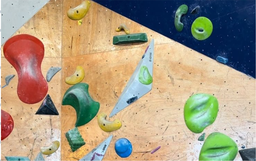
#> input picture input_images/foto_29.png, 256 x 161 px, shrunk from 1100 x 691 before the run, found by its file name
$ python teste4.py   (older library calls are emulated)
#> lines starting #> are read from the running program, lines starting #| are printed output that depends on the picture
import cv2
import numpy as np
import matplotlib.pyplot as plt
import os
from matplotlib.colors import ListedColormap
import glob
import random

# Definindo as funções para processamento de imagens

def criar_filtro_gabor(ksize=31, sigma=4.0, theta=0, lambd=10.0, gamma=0.5, psi=0):
    """
    Cria um filtro de Gabor com os parâmetros especificados.

    Parâmetros:
    - ksize: tamanho do kernel (impar)
    - sigma: desvio padrão do envelope gaussiano
    - theta: orientação do filtro em radianos
    - lambd: comprimento de onda da função senoidal
    - gamma: razão de aspecto do envelope gaussiano
    - psi: deslocamento de fase

    Retorna:
    - Kernel do filtro de Gabor
    """
    kernel = cv2.getGaborKernel(
        (ksize, ksize), sigma, theta, lambd, gamma, psi, ktype=cv2.CV_32F
    )
    # Normaliza o kernel
    kernel /= 1.5 * kernel.sum()
    return kernel

def aplicar_filtros_gabor(imagem, filtros):
    """
    Aplica uma lista de filtros de Gabor à imagem.

    Parâmetros:
    - imagem: imagem em escala de cinza
    - filtros: lista de filtros de Gabor

    Retorna:
    - Lista de respostas dos filtros
    """
    respostas = []

    for kernel in filtros:
        # Aplica o filtro usando convolução
        resposta = cv2.filter2D(imagem, cv2.CV_32F, kernel)
        # Calcula a magnitude da resposta (valor absoluto)
        # resposta = np.abs(resposta)
        respostas.append(resposta)

    return respostas

def criar_banco_filtros():
    """
    Cria um banco de filtros de Gabor com diferentes orientações.

    Retorna:
    - Lista de filtros de Gabor para diferentes orientações
    """
    filtros = []

    # Parâmetros para os filtros de Gabor
    ksize = 31
    sigma = 4.0
    lambd = 10.0
    gamma = 0.5
    psi = 0

    # Filtro Horizontal (0°)
    filtros.append(criar_filtro_gabor(ksize, sigma, theta=0, lambd=lambd, gamma=gamma, psi=psi))

    # Filtro Vertical (90°)
    filtros.append(criar_filtro_gabor(ksize, sigma, theta=np.pi/2, lambd=lambd, gamma=gamma, psi=psi))

    # Filtro Diagonal (45°)
    filtros.append(criar_filtro_gabor(ksize, sigma, theta=np.pi/4, lambd=lambd, gamma=gamma, psi=psi))

    # Filtro Diagonal (135°)
    filtros.append(criar_filtro_gabor(ksize, sigma, theta=3*np.pi/4, lambd=lambd, gamma=gamma, psi=psi))

    # Filtro "Circular" (combinação de filtros com diferentes orientações)
    # Para simular um padrão circular, usamos um filtro com lambda menor
    filtros.append(criar_filtro_gabor(ksize, sigma, theta=0, lambd=lambd/2, gamma=gamma, psi=psi))

    return filtros

def criar_piramide_gaussiana(imagem, niveis=3):
    """
    Cria uma pirâmide gaussiana com o número especificado de níveis.

    Parâmetros:
    - imagem: imagem de entrada
    - niveis: número de níveis da pirâmide

    Retorna:
    - Lista de imagens em diferentes escalas
    """
    piramide = [imagem]

    for i in range(1, niveis):
        # Aplica um filtro gaussiano e reduz a imagem para metade do tamanho
        img_reduzida = cv2.pyrDown(piramide[i-1])
        piramide.append(img_reduzida)

    return piramide

def extrair_caracteristicas_textura(resposta_filtro, tamanho_janela=5):
    """
    Extrai características de textura a partir das respostas dos filtros.

    Parâmetros:
    - resposta_filtro: resposta do filtro
    - tamanho_janela: tamanho da janela para cálculo das estatísticas locais

    Retorna:
    - Imagem com as médias locais
    """
    # Cria o kernel para cálculo da média local
    kernel = np.ones((tamanho_janela, tamanho_janela), np.float32) / (tamanho_janela * tamanho_janela)

    # Calcula a média local usando convolução
    media = cv2.filter2D(resposta_filtro, -1, kernel)

    return media

def processar_imagem(caminho_imagem, visualizar=False):
    """
    Processa uma imagem aplicando filtros de Gabor em múltiplas escalas.

    Parâmetros:
    - caminho_imagem: caminho para a imagem
    - visualizar: se True, exibe as respostas dos filtros

    Retorna:
    - Vetor de características da imagem
    """
#> called with caminho_imagem = 'output_images/foto_29.png', visualizar = True
    # Lê a imagem
    imagem_rgb = cv2.imread(caminho_imagem)
#> imagem_rgb is the input picture: shape (161, 256, 3); mean B, G, R 131.3, 155.3, 168.3
    imagem_rgb = cv2.cvtColor(imagem_rgb, cv2.COLOR_BGR2RGB)

    # Converte para escala de cinza
    imagem_cinza = cv2.cvtColor(imagem_rgb, cv2.COLOR_RGB2GRAY)
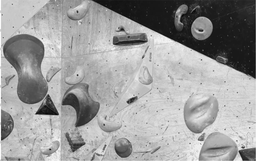
#> imagem_cinza: shape (161, 256); min 5, max 254, mean 156.5

    # Cria a pirâmide gaussiana
    piramide = criar_piramide_gaussiana(imagem_cinza, niveis=3)
#> the loop in criar_piramide_gaussiana, `for i in range(1, niveis):` made 2 passes
#> pass 1, in criar_piramide_gaussiana, `img_reduzida = cv2.pyrDown(piramide[i-1])`:
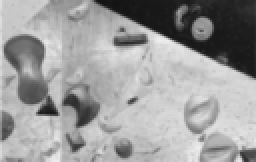
#> img_reduzida: shape (81, 128) (shown 2 times larger); min 19, max 238, mean 156.3
#> after the loop in criar_piramide_gaussiana, `for i in range(1, niveis):`: piramide = 3 items
#> piramide = 3 items

    # Cria o banco de filtros de Gabor
    filtros = criar_banco_filtros()

    # Lista para armazenar todas as características extraídas
    todas_caracteristicas = []

    # Processa cada escala
    for idx_escala, imagem_escala in enumerate(piramide):
        # Aplica os filtros de Gabor
        respostas_filtros = aplicar_filtros_gabor(imagem_escala, filtros)

        # Extrai características de textura
        caracteristicas_escala = []
        for resposta in respostas_filtros:
            # Extrai a média local como característica
            media = extrair_caracteristicas_textura(resposta)

            # Redimensiona a característica para o tamanho da imagem original
            if idx_escala > 0:
                fator_escala = 2 ** idx_escala
                media = cv2.resize(media, (imagem_cinza.shape[1], imagem_cinza.shape[0]))

            caracteristicas_escala.append(media)

        todas_caracteristicas.extend(caracteristicas_escala)
#> this loop made 3 passes
#> pass 1, in extrair_caracteristicas_textura (call 2), `media = cv2.filter2D(resposta_filtro, -1, kernel)`:
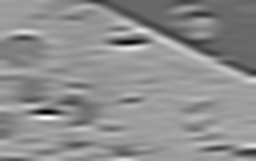
#> media: shape (161, 256) float32; min -216.7, max 355.6, mean 104.1; drawn with min black and max white
#> pass 1, in extrair_caracteristicas_textura (call 3), `media = cv2.filter2D(resposta_filtro, -1, kernel)`:
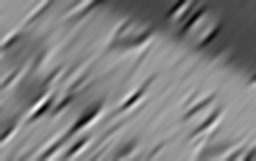
#> media: shape (161, 256) float32; min -87.34, max 289.8, mean 104.1; drawn with min black and max white
#> pass 1, in extrair_caracteristicas_textura (call 4), `media = cv2.filter2D(resposta_filtro, -1, kernel)`:
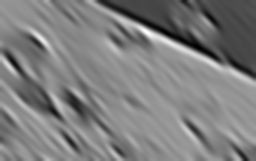
#> media: shape (161, 256) float32; min -92.58, max 302.6, mean 104.3; drawn with min black and max white
#> after the loop:
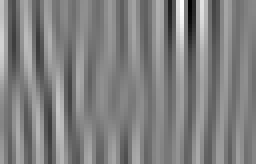
#> resposta: shape (41, 64) float32 (shown 4 times larger); min -578662.2, max 571131.2, mean 1459.1; drawn with min black and max white
#> after the loop, todas_caracteristicas = 15 items

    # Visualiza as respostas dos filtros se solicitado
    if visualizar:
        plt.figure(figsize=(15, 10))

        plt.subplot(1, 2, 1)
        plt.imshow(imagem_rgb)
        plt.title('Imagem Original')
        plt.axis('off')

        plt.subplot(1, 2, 2)
        plt.imshow(todas_caracteristicas[0], cmap='jet')
        plt.title('Exemplo de Resposta (Filtro Horizontal, Escala 1)')
        plt.axis('off')

        plt.tight_layout()
        plt.show()

    # Prepara o vetor de características
    # Redimensiona as características para o formato (altura, largura, n_características)
    altura, largura = imagem_cinza.shape
#> altura = 161; largura = 256
    n_caracteristicas = len(todas_caracteristicas)
#> n_caracteristicas = 15

    # Reorganiza as características em um tensor 3D
    tensor_caracteristicas = np.zeros((altura, largura, n_caracteristicas), dtype=np.float32)

    for i, caracteristica in enumerate(todas_caracteristicas):
        tensor_caracteristicas[:, :, i] = caracteristica
#> this loop made 15 passes

    return imagem_rgb, tensor_caracteristicas

def visualizar_segmentacao(imagem_rgb, rotulos, titulo="Segmentação por Textura"):
    """
    Visualiza o resultado da segmentação.

    Parâmetros:
    - imagem_rgb: imagem original
    - rotulos: matriz com os rótulos de segmentação
    - titulo: título para a visualização
    """
    # Cria um mapa de cores aleatório para os rótulos
    n_clusters = len(np.unique(rotulos))
    cores = np.random.rand(n_clusters, 3)
    mapa_cores = ListedColormap(cores)

    # Cria uma figura com 2 subplots
    plt.figure(figsize=(12, 6))

    # Exibe a imagem original
    plt.subplot(1, 2, 1)
    plt.imshow(imagem_rgb)
    plt.title('Imagem Original')
    plt.axis('off')

    # Exibe a segmentação
    plt.subplot(1, 2, 2)
    plt.imshow(rotulos, cmap=mapa_cores)
    plt.title(titulo)
    plt.axis('off')

    plt.tight_layout()
    plt.show()

    return plt

# [69 lines left out: functions processar_conjunto_imagens, exibir_resultados, not called in this run]

def agrupar_por_distancia_euclidiana(tensor_caracteristicas, n_clusters=5, max_iter=10):
    """
    Agrupa os pixels da imagem com base na distância euclidiana entre seus vetores de características.

    Parâmetros:
    - tensor_caracteristicas: tensor com as características de textura
    - n_clusters: número de clusters desejados
    - max_iter: número máximo de iterações

    Retorna:
    - Matriz com os rótulos de segmentação
    """
#> called with tensor_caracteristicas = array of shape (161, 256, 15), n_clusters = 3, max_iter = 10
    # Obtém as dimensões do tensor
    altura, largura, n_caracteristicas = tensor_caracteristicas.shape
#> altura = 161; largura = 256; n_caracteristicas = 15

    # Reorganiza o tensor para uma matriz 2D: (altura*largura, n_características)
    X = tensor_caracteristicas.reshape(-1, n_caracteristicas)

    # Normaliza as características para o intervalo [0, 1]
    X_min = np.min(X, axis=0)
#> X_min = [-133.7, -216.7, -87.34, -92.58, -186820.2, -79.81, -122.3, -59.25, -125.5, -89059.7, -49.33, -134.9, -12.82, -87.02, -77175.6]
    X_max = np.max(X, axis=0)
#> X_max = [393.3, 355.6, 289.8, 302.6, 144773.8, 294.4, 288.6, 220.3, 284, 74645.5, 225.1, 296.5, 213.3, 241.9, 96558.3]
    X_norm = (X - X_min) / (X_max - X_min + 1e-10)

    # Inicializa os centros dos clusters aleatoriamente
    # Para maior determinismo, podemos escolher pontos espaçados no conjunto de dados
    n_pontos = X_norm.shape[0]
#> n_pontos = 41216
    indices_centros = np.linspace(0, n_pontos-1, n_clusters, dtype=int)
#> indices_centros = [0, 20607, 41215]
    centros = X_norm[indices_centros]

    # Inicializa rótulos
    rotulos = np.zeros(n_pontos, dtype=int)

    # Iterações do algoritmo
    for iteracao in range(max_iter):
        # Atribui cada ponto ao cluster mais próximo
        for i in range(n_pontos):
            # Calcula distâncias euclidianas aos centros
            distancias = np.sqrt(np.sum((X_norm[i] - centros)**2, axis=1))
            # Atribui ao cluster mais próximo
            rotulos[i] = np.argmin(distancias)

        # Guarda os centros antigos para verificar convergência
        centros_antigos = centros.copy()

        # Atualiza os centros
        for k in range(n_clusters):
            # Pontos do cluster k
            pontos_cluster = X_norm[rotulos == k]
            if len(pontos_cluster) > 0:
                centros[k] = np.mean(pontos_cluster, axis=0)

        # Verifica convergência
        if np.allclose(centros, centros_antigos):
            print(f"Convergência atingida na iteração {iteracao+1}")
            break

    # Reorganiza os rótulos para o formato da imagem
    rotulos_imagem = rotulos.reshape(altura, largura)
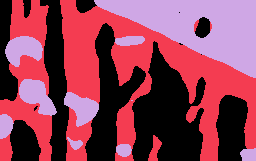
#> rotulos_imagem: shape (161, 256) int64; 3 distinct labels, from 0 to 2; one colour per label, 0 black

    return rotulos_imagem

# Função principal que orquestra todo o processo
# [15 lines left out: function main, not called in this run]

# Exemplo de uso com uma única imagem
def exemplo_unica_imagem(caminho_imagem, n_clusters=5):
    # Processa a imagem
    imagem_rgb, tensor_caracteristicas = processar_imagem(caminho_imagem, visualizar=True)

    print("Segmentando usando distância euclidiana...")
    rotulos3 = agrupar_por_distancia_euclidiana(tensor_caracteristicas, n_clusters=n_clusters)
    visualizar_segmentacao(imagem_rgb, rotulos3, titulo=f"Segmentação por Distância Euclidiana ({n_clusters} clusters)")
#> in visualizar_segmentacao, `n_clusters = len(np.unique(rotulos))`: n_clusters = 3
#> in visualizar_segmentacao, `cores = np.random.rand(n_clusters, 3)`: cores = [[0.549, 0.715, 0.603], [0.545, 0.424, 0.646], [0.438, 0.892, 0.964]]

if __name__ == "__main__":
    # main()

    # Descomente a linha abaixo para testar com uma única imagem específica
    exemplo_unica_imagem("output_images/foto_29.png", n_clusters=3)

$ run again, with input_images/foto_0.jpg saved as input_images/foto_29.png
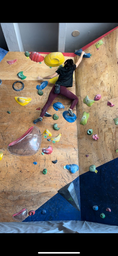
#> input picture input_images/foto_0.jpg, 118 x 256 px, shrunk from 739 x 1600 before the run, found by its file name
#> in processar_imagem, imagem_rgb is the input picture: shape (256, 118, 3); mean B, G, R 93.6, 101.4, 110.1
#> after the loop in criar_piramide_gaussiana, `for i in range(1, niveis):`: piramide = 3 items
#> the loop in processar_imagem, `for idx_escala, imagem_escala in enumerate(piramide):` made 3 passes
#> pass 1, in extrair_caracteristicas_textura (call 4), `media = cv2.filter2D(resposta_filtro, -1, kernel)`:
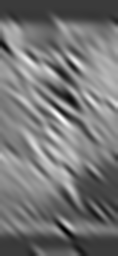
#> media: shape (256, 118) float32; min -70.91, max 231.8, mean 68.8; drawn with min black and max white
#> after the loop in processar_imagem, `for idx_escala, imagem_escala in enumerate(piramide):`: todas_caracteristicas = 15 items
#> in processar_imagem, `n_caracteristicas = len(todas_caracteristicas)`: n_caracteristicas = 15
#> the loop in processar_imagem, `for i, caracteristica in enumerate(todas_caracteristicas):` made 15 passes
#> X_min = [-151.9, -242.4, -122, -70.91, -189697.2, -130, -233.5, -80.41, -44.04, -83535.6, -51.8, -207.3, -59.04, -26.16, -76388.5]
#> X_max = [307.1, 410.2, 262.4, 231.8, 147053.1, 226, 380.2, 247.4, 171.1, 73056.5, 183.3, 260.1, 210.3, 150.2, 68806.3]
#> in agrupar_por_distancia_euclidiana, `rotulos_imagem = rotulos.reshape(altura, largura)`:
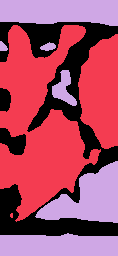
#> rotulos_imagem: shape (256, 118) int64; 3 distinct labels, from 0 to 2; one colour per label, 0 black
#> n_clusters = 3
#> cores = [[0.549, 0.715, 0.603], [0.545, 0.424, 0.646], [0.438, 0.892, 0.964]]

$ run again, with input_images/foto_1.jpg saved as input_images/foto_29.png
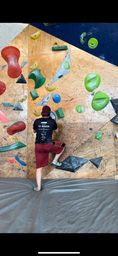
#> input picture input_images/foto_1.jpg, 118 x 256 px, shrunk from 739 x 1600 before the run, found by its file name
#> in processar_imagem, imagem_rgb is the input picture: shape (256, 118, 3); mean B, G, R 106.7, 114.7, 120.4
#> after the loop in criar_piramide_gaussiana, `for i in range(1, niveis):`: piramide = 3 items
#> the loop in processar_imagem, `for idx_escala, imagem_escala in enumerate(piramide):` made 3 passes
#> pass 1, in extrair_caracteristicas_textura (call 4), `media = cv2.filter2D(resposta_filtro, -1, kernel)`:
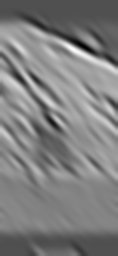
#> media: shape (256, 118) float32; min -132.6, max 287.2, mean 77; drawn with min black and max white
#> after the loop in processar_imagem, `for idx_escala, imagem_escala in enumerate(piramide):`: todas_caracteristicas = 15 items
#> in processar_imagem, `n_caracteristicas = len(todas_caracteristicas)`: n_caracteristicas = 15
#> the loop in processar_imagem, `for i, caracteristica in enumerate(todas_caracteristicas):` made 15 passes
#> X_min = [-180.3, -281.2, -104.1, -132.6, -157837.2, -96.18, -258.9, -34.96, -81.96, -114582.7, -92.51, -195.2, -13.89, -43.46, -83424.3]
#> X_max = [341.1, 436.5, 224.4, 287.2, 154434.4, 273.9, 386.9, 221.1, 240.3, 89736, 196.1, 341.1, 195.9, 209.7, 100710.8]
#> in agrupar_por_distancia_euclidiana, `rotulos_imagem = rotulos.reshape(altura, largura)`:
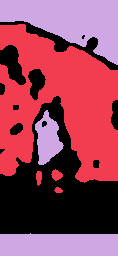
#> rotulos_imagem: shape (256, 118) int64; 3 distinct labels, from 0 to 2; one colour per label, 0 black
#> n_clusters = 3
#> cores = [[0.549, 0.715, 0.603], [0.545, 0.424, 0.646], [0.438, 0.892, 0.964]]

$ run again, with input_images/foto_10.jpg saved as input_images/foto_29.png
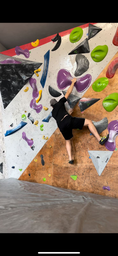
#> input picture input_images/foto_10.jpg, 118 x 256 px, shrunk from 739 x 1600 before the run, found by its file name
#> in processar_imagem, imagem_rgb is the input picture: shape (256, 118, 3); mean B, G, R 94.4, 108.4, 124.6
#> after the loop in criar_piramide_gaussiana, `for i in range(1, niveis):`: piramide = 3 items
#> the loop in processar_imagem, `for idx_escala, imagem_escala in enumerate(piramide):` made 3 passes
#> after the loop in processar_imagem, `for idx_escala, imagem_escala in enumerate(piramide):`: todas_caracteristicas = 15 items
#> in processar_imagem, `n_caracteristicas = len(todas_caracteristicas)`: n_caracteristicas = 15
#> the loop in processar_imagem, `for i, caracteristica in enumerate(todas_caracteristicas):` made 15 passes
#> X_min = [-167.1, -298.6, -177.2, -147.7, -165331.8, -114.1, -244.1, -78.96, -62.18, -100689.1, -102, -189, -35.21, -74.35, -72759.6]
#> X_max = [389.9, 489.6, 331.9, 279.5, 145189.3, 280.8, 367.7, 290.2, 221.5, 102648.4, 214.7, 319.4, 260.2, 198, 83644.4]
#> in agrupar_por_distancia_euclidiana, `rotulos_imagem = rotulos.reshape(altura, largura)`:
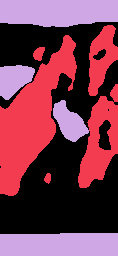
#> rotulos_imagem: shape (256, 118) int64; 3 distinct labels, from 0 to 2; one colour per label, 0 black
#> n_clusters = 3
#> cores = [[0.549, 0.715, 0.603], [0.545, 0.424, 0.646], [0.438, 0.892, 0.964]]
